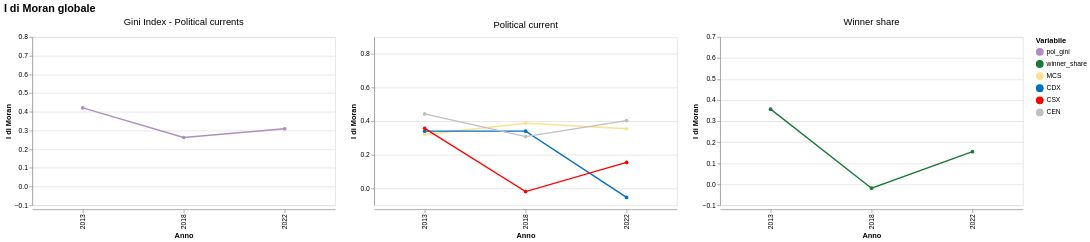

Specify this chart in Vega-Lite:
### Vega-Lite specification from a JSON file in a GitHub repository (floating-point values rounded to 4 significant figures)
{"usermeta": {"embedOptions": {"theme": "fivethirtyeight"}}, "config": {"view": {"continuousWidth": 300, "continuousHeight": 300}}, "data": {"name": "data-5b9dac60241140b8bfc4793737256e51"}, "facet": {"field": "group", "header": {"labelFontSize": 14}, "title": null, "type": "nominal"}, "spec": {"layer": [{"mark": {"type": "line", "point": true}, "encoding": {"color": {"field": "variable_label", "scale": {"domain": ["pol_gini", "winner_share", "MCS", "CDX", "CSX", "CEN"], "range": ["#af8dc3", "#1b7837", "#fee090", "#0070C0", "#FF0000", "#BFBFBF"]}, "title": "Variabile", "type": "nominal"}, "tooltip": [{"field": "CITY", "title": "Città", "type": "nominal"}, {"field": "variable", "title": "Variabile", "type": "nominal"}, {"field": "YEAR", "title": "Anno", "type": "ordinal"}, {"field": "moran_I", "format": ".3f", "title": "I di Moran", "type": "quantitative"}, {"field": "p_value", "format": ".3f", "title": "p-value", "type": "quantitative"}], "x": {"field": "YEAR", "title": "Anno", "type": "ordinal"}, "y": {"field": "moran_I", "title": "I di Moran", "type": "quantitative"}}, "transform": [{"joinaggregate": [{"op": "min", "field": "moran_I", "as": "y_min"}, {"op": "max", "field": "moran_I", "as": "y_max"}], "groupby": ["group"]}, {"filter": "(datum.CITY === Città)"}]}, {"mark": {"type": "rule", "opacity": 0}, "encoding": {"y": {"field": "y_min", "type": "quantitative"}, "y2": {"field": "y_max"}}, "transform": [{"joinaggregate": [{"op": "min", "field": "moran_I", "as": "y_min"}, {"op": "max", "field": "moran_I", "as": "y_max"}], "groupby": ["group"]}]}], "height": 250, "width": 450}, "columns": 3, "params": [{"name": "Città", "bind": {"input": "select", "options": ["Bologna", "Firenze", "Milano", "Napoli", "Roma", "Torino"], "name": "Città: "}, "value": "Bologna"}], "resolve": {"scale": {"y": "independent"}}, "title": {"text": "I di Moran globale", "fontSize": 16}, "$schema": "https://vega.github.io/schema/vega-lite/v5.20.1.json", "datasets": {"data-5b9dac60241140b8bfc4793737256e51": [{"CITY": "Bologna", "YEAR": 2013, "variable": "pol_gini", "moran_I": 0.4213, "p_value": 0.001, "z_score": 4.729, "expected_I": -0.0625, "n_areas": 17, "n_islands": 0.0, "n_components": 1.0, "note": "ok", "polar_80_20": 0.1418, "variable_label": "pol_gini", "group": "Gini Index - Political currents"}, {"CITY": "Bologna", "YEAR": 2018, "variable": "pol_gini", "moran_I": 0.2624, "p_value": 0.009, "z_score": 2.968, "expected_I": -0.0625, "n_areas": 17, "n_islands": 0.0, "n_components": 1.0, "note": "ok", "polar_80_20": 0.0795, "variable_label": "pol_gini", "group": "Gini Index - Political currents"}, {"CITY": "Bologna", "YEAR": 2022, "variable": "pol_gini", "moran_I": 0.3092, "p_value": 0.002, "z_score": 3.658, "expected_I": -0.0625, "n_areas": 17, "n_islands": 0.0, "n_components": 1.0, "note": "ok", "polar_80_20": 0.05236, "variable_label": "pol_gini", "group": "Gini Index - Political currents"}, {"CITY": "Firenze", "YEAR": 2013, "variable": "pol_gini", "moran_I": 0.3039, "p_value": 0.002, "z_score": 4.358, "expected_I": -0.01961, "n_areas": 52, "n_islands": 0.0, "n_components": 1.0, "note": "ok", "polar_80_20": 0.1078, "variable_label": "pol_gini", "group": "Gini Index - Political currents"}, {"CITY": "Firenze", "YEAR": 2018, "variable": "pol_gini", "moran_I": 0.4095, "p_value": 0.001, "z_score": 5.692, "expected_I": -0.01961, "n_areas": 52, "n_islands": 0.0, "n_components": 1.0, "note": "ok", "polar_80_20": 0.08046, "variable_label": "pol_gini", "group": "Gini Index - Political currents"}, {"CITY": "Firenze", "YEAR": 2022, "variable": "pol_gini", "moran_I": -0.08583, "p_value": 0.193, "z_score": -0.8838, "expected_I": -0.02, "n_areas": 51, "n_islands": 0.0, "n_components": 1.0, "note": "ok", "polar_80_20": 0.04824, "variable_label": "pol_gini", "group": "Gini Index - Political currents"}, {"CITY": "Milano", "YEAR": 2013, "variable": "pol_gini", "moran_I": 0.2334, "p_value": 0.003, "z_score": 3.586, "expected_I": -0.01493, "n_areas": 68, "n_islands": 0.0, "n_components": 1.0, "note": "ok", "polar_80_20": 0.04914, "variable_label": "pol_gini", "group": "Gini Index - Political currents"}, {"CITY": "Milano", "YEAR": 2018, "variable": "pol_gini", "moran_I": 0.7011, "p_value": 0.001, "z_score": 10.29, "expected_I": -0.01493, "n_areas": 68, "n_islands": 0.0, "n_components": 1.0, "note": "ok", "polar_80_20": 0.1243, "variable_label": "pol_gini", "group": "Gini Index - Political currents"}, {"CITY": "Milano", "YEAR": 2022, "variable": "pol_gini", "moran_I": 0.2556, "p_value": 0.002, "z_score": 3.887, "expected_I": -0.01493, "n_areas": 68, "n_islands": 0.0, "n_components": 1.0, "note": "ok", "polar_80_20": 0.0619, "variable_label": "pol_gini", "group": "Gini Index - Political currents"}, {"CITY": "Napoli", "YEAR": 2013, "variable": "pol_gini", "moran_I": 0.1131, "p_value": 0.074, "z_score": 1.597, "expected_I": -0.03571, "n_areas": 29, "n_islands": 0.0, "n_components": 1.0, "note": "ok", "polar_80_20": 0.07225, "variable_label": "pol_gini", "group": "Gini Index - Political currents"}, {"CITY": "Napoli", "YEAR": 2018, "variable": "pol_gini", "moran_I": 0.5153, "p_value": 0.001, "z_score": 6.075, "expected_I": -0.03571, "n_areas": 29, "n_islands": 0.0, "n_components": 1.0, "note": "ok", "polar_80_20": 0.1636, "variable_label": "pol_gini", "group": "Gini Index - Political currents"}, {"CITY": "Napoli", "YEAR": 2022, "variable": "pol_gini", "moran_I": 0.4778, "p_value": 0.001, "z_score": 5.76, "expected_I": -0.03571, "n_areas": 29, "n_islands": 0.0, "n_components": 1.0, "note": "ok", "polar_80_20": 0.2007, "variable_label": "pol_gini", "group": "Gini Index - Political currents"}, {"CITY": "Roma", "YEAR": 2013, "variable": "pol_gini", "moran_I": 0.3019, "p_value": 0.001, "z_score": 5.987, "expected_I": -0.0102, "n_areas": 99, "n_islands": 0.0, "n_components": 1.0, "note": "ok", "polar_80_20": 0.07039, "variable_label": "pol_gini", "group": "Gini Index - Political currents"}, {"CITY": "Roma", "YEAR": 2018, "variable": "pol_gini", "moran_I": 0.619, "p_value": 0.001, "z_score": 10.94, "expected_I": -0.0102, "n_areas": 99, "n_islands": 0.0, "n_components": 1.0, "note": "ok", "polar_80_20": 0.1308, "variable_label": "pol_gini", "group": "Gini Index - Political currents"}, {"CITY": "Roma", "YEAR": 2022, "variable": "pol_gini", "moran_I": 0.3678, "p_value": 0.001, "z_score": 6.978, "expected_I": -0.01031, "n_areas": 98, "n_islands": 0.0, "n_components": 1.0, "note": "ok", "polar_80_20": 0.0844, "variable_label": "pol_gini", "group": "Gini Index - Political currents"}, {"CITY": "Torino", "YEAR": 2013, "variable": "pol_gini", "moran_I": 0.2186, "p_value": 0.001, "z_score": 3.332, "expected_I": -0.01408, "n_areas": 72, "n_islands": 0.0, "n_components": 1.0, "note": "ok", "polar_80_20": 0.07119, "variable_label": "pol_gini", "group": "Gini Index - Political currents"}, {"CITY": "Torino", "YEAR": 2018, "variable": "pol_gini", "moran_I": 0.7142, "p_value": 0.001, "z_score": 10.53, "expected_I": -0.01408, "n_areas": 72, "n_islands": 0.0, "n_components": 1.0, "note": "ok", "polar_80_20": 0.1784, "variable_label": "pol_gini", "group": "Gini Index - Political currents"}, {"CITY": "Torino", "YEAR": 2022, "variable": "pol_gini", "moran_I": 0.3436, "p_value": 0.001, "z_score": 5.326, "expected_I": -0.01408, "n_areas": 72, "n_islands": 0.0, "n_components": 1.0, "note": "ok", "polar_80_20": 0.07377, "variable_label": "pol_gini", "group": "Gini Index - Political currents"}, {"CITY": "Bologna", "YEAR": 2013, "variable": "winner_share", "moran_I": 0.357, "p_value": 0.002, "z_score": 3.948, "expected_I": -0.0625, "n_areas": 17, "n_islands": 0.0, "n_components": 1.0, "note": "ok", "polar_80_20": 0.1215, "variable_label": "winner_share", "group": "Winner share"}, {"CITY": "Bologna", "YEAR": 2018, "variable": "winner_share", "moran_I": -0.01872, "p_value": 0.282, "z_score": 0.4669, "expected_I": -0.0625, "n_areas": 17, "n_islands": 0.0, "n_components": 1.0, "note": "ok", "polar_80_20": 0.0289, "variable_label": "winner_share", "group": "Winner share"}, {"CITY": "Bologna", "YEAR": 2022, "variable": "winner_share", "moran_I": 0.1548, "p_value": 0.033, "z_score": 2.05, "expected_I": -0.0625, "n_areas": 17, "n_islands": 0.0, "n_components": 1.0, "note": "ok", "polar_80_20": 0.04812, "variable_label": "winner_share", "group": "Winner share"}, {"CITY": "Firenze", "YEAR": 2013, "variable": "winner_share", "moran_I": 0.2467, "p_value": 0.002, "z_score": 3.457, "expected_I": -0.01961, "n_areas": 52, "n_islands": 0.0, "n_components": 1.0, "note": "ok", "polar_80_20": 0.08203, "variable_label": "winner_share", "group": "Winner share"}, {"CITY": "Firenze", "YEAR": 2018, "variable": "winner_share", "moran_I": 0.2088, "p_value": 0.004, "z_score": 3.014, "expected_I": -0.01961, "n_areas": 52, "n_islands": 0.0, "n_components": 1.0, "note": "ok", "polar_80_20": 0.07098, "variable_label": "winner_share", "group": "Winner share"}, {"CITY": "Firenze", "YEAR": 2022, "variable": "winner_share", "moran_I": -0.01974, "p_value": 0.475, "z_score": -0.01521, "expected_I": -0.02, "n_areas": 51, "n_islands": 0.0, "n_components": 1.0, "note": "ok", "polar_80_20": 0.05926, "variable_label": "winner_share", "group": "Winner share"}, {"CITY": "Milano", "YEAR": 2013, "variable": "winner_share", "moran_I": 0.02962, "p_value": 0.256, "z_score": 0.6453, "expected_I": -0.01493, "n_areas": 68, "n_islands": 0.0, "n_components": 1.0, "note": "ok", "polar_80_20": 0.03434, "variable_label": "winner_share", "group": "Winner share"}, {"CITY": "Milano", "YEAR": 2018, "variable": "winner_share", "moran_I": 0.5702, "p_value": 0.001, "z_score": 8.869, "expected_I": -0.01493, "n_areas": 68, "n_islands": 0.0, "n_components": 1.0, "note": "ok", "polar_80_20": 0.09536, "variable_label": "winner_share", "group": "Winner share"}, {"CITY": "Milano", "YEAR": 2022, "variable": "winner_share", "moran_I": 0.1787, "p_value": 0.006, "z_score": 2.779, "expected_I": -0.01493, "n_areas": 68, "n_islands": 0.0, "n_components": 1.0, "note": "ok", "polar_80_20": 0.0724, "variable_label": "winner_share", "group": "Winner share"}, {"CITY": "Napoli", "YEAR": 2013, "variable": "winner_share", "moran_I": -0.05276, "p_value": 0.456, "z_score": -0.1908, "expected_I": -0.03571, "n_areas": 29, "n_islands": 0.0, "n_components": 1.0, "note": "ok", "polar_80_20": 0.06305, "variable_label": "winner_share", "group": "Winner share"}, {"CITY": "Napoli", "YEAR": 2018, "variable": "winner_share", "moran_I": 0.5078, "p_value": 0.001, "z_score": 5.791, "expected_I": -0.03571, "n_areas": 29, "n_islands": 0.0, "n_components": 1.0, "note": "ok", "polar_80_20": 0.1789, "variable_label": "winner_share", "group": "Winner share"}, {"CITY": "Napoli", "YEAR": 2022, "variable": "winner_share", "moran_I": 0.5351, "p_value": 0.001, "z_score": 6.111, "expected_I": -0.03571, "n_areas": 29, "n_islands": 0.0, "n_components": 1.0, "note": "ok", "polar_80_20": 0.1551, "variable_label": "winner_share", "group": "Winner share"}, {"CITY": "Roma", "YEAR": 2013, "variable": "winner_share", "moran_I": 0.3277, "p_value": 0.001, "z_score": 6.057, "expected_I": -0.0102, "n_areas": 99, "n_islands": 0.0, "n_components": 1.0, "note": "ok", "polar_80_20": 0.064, "variable_label": "winner_share", "group": "Winner share"}, {"CITY": "Roma", "YEAR": 2018, "variable": "winner_share", "moran_I": 0.5313, "p_value": 0.001, "z_score": 9.862, "expected_I": -0.0102, "n_areas": 99, "n_islands": 0.0, "n_components": 1.0, "note": "ok", "polar_80_20": 0.08773, "variable_label": "winner_share", "group": "Winner share"}, {"CITY": "Roma", "YEAR": 2022, "variable": "winner_share", "moran_I": 0.3516, "p_value": 0.001, "z_score": 6.562, "expected_I": -0.01031, "n_areas": 98, "n_islands": 0.0, "n_components": 1.0, "note": "ok", "polar_80_20": 0.08898, "variable_label": "winner_share", "group": "Winner share"}, {"CITY": "Torino", "YEAR": 2013, "variable": "winner_share", "moran_I": 0.1628, "p_value": 0.011, "z_score": 2.618, "expected_I": -0.01408, "n_areas": 72, "n_islands": 0.0, "n_components": 1.0, "note": "ok", "polar_80_20": 0.04078, "variable_label": "winner_share", "group": "Winner share"}, {"CITY": "Torino", "YEAR": 2018, "variable": "winner_share", "moran_I": 0.6614, "p_value": 0.001, "z_score": 9.953, "expected_I": -0.01408, "n_areas": 72, "n_islands": 0.0, "n_components": 1.0, "note": "ok", "polar_80_20": 0.1186, "variable_label": "winner_share", "group": "Winner share"}, {"CITY": "Torino", "YEAR": 2022, "variable": "winner_share", "moran_I": 0.2896, "p_value": 0.001, "z_score": 4.486, "expected_I": -0.01408, "n_areas": 72, "n_islands": 0.0, "n_components": 1.0, "note": "ok", "polar_80_20": 0.07506, "variable_label": "winner_share", "group": "Winner share"}, {"CITY": "Bologna", "YEAR": 2013, "variable": "_MCS_share", "moran_I": 0.3206, "p_value": 0.001, "z_score": 3.603, "expected_I": -0.0625, "n_areas": 17, "n_islands": 0.0, "n_components": 1.0, "note": "ok", "polar_80_20": 0.03517, "variable_label": "MCS", "group": "Political current"}, {"CITY": "Bologna", "YEAR": 2018, "variable": "_MCS_share", "moran_I": 0.3877, "p_value": 0.001, "z_score": 4.455, "expected_I": -0.0625, "n_areas": 17, "n_islands": 0.0, "n_components": 1.0, "note": "ok", "polar_80_20": 0.08156, "variable_label": "MCS", "group": "Political current"}, {"CITY": "Bologna", "YEAR": 2022, "variable": "_MCS_share", "moran_I": 0.3549, "p_value": 0.001, "z_score": 3.797, "expected_I": -0.0625, "n_areas": 17, "n_islands": 0.0, "n_components": 1.0, "note": "ok", "polar_80_20": 0.03642, "variable_label": "MCS", "group": "Political current"}, {"CITY": "Firenze", "YEAR": 2013, "variable": "_MCS_share", "moran_I": 0.3943, "p_value": 0.001, "z_score": 5.509, "expected_I": -0.01961, "n_areas": 52, "n_islands": 0.0, "n_components": 1.0, "note": "ok", "polar_80_20": 0.03619, "variable_label": "MCS", "group": "Political current"}, {"CITY": "Firenze", "YEAR": 2018, "variable": "_MCS_share", "moran_I": 0.3074, "p_value": 0.001, "z_score": 4.575, "expected_I": -0.01961, "n_areas": 52, "n_islands": 0.0, "n_components": 1.0, "note": "ok", "polar_80_20": 0.07519, "variable_label": "MCS", "group": "Political current"}, {"CITY": "Firenze", "YEAR": 2022, "variable": "_MCS_share", "moran_I": 0.3693, "p_value": 0.001, "z_score": 5.088, "expected_I": -0.02, "n_areas": 51, "n_islands": 0.0, "n_components": 1.0, "note": "ok", "polar_80_20": 0.0407, "variable_label": "MCS", "group": "Political current"}, {"CITY": "Milano", "YEAR": 2013, "variable": "_MCS_share", "moran_I": 0.4775, "p_value": 0.001, "z_score": 7.144, "expected_I": -0.01493, "n_areas": 68, "n_islands": 0.0, "n_components": 1.0, "note": "ok", "polar_80_20": 0.05942, "variable_label": "MCS", "group": "Political current"}, {"CITY": "Milano", "YEAR": 2018, "variable": "_MCS_share", "moran_I": 0.6644, "p_value": 0.001, "z_score": 9.544, "expected_I": -0.01493, "n_areas": 68, "n_islands": 0.0, "n_components": 1.0, "note": "ok", "polar_80_20": 0.08918, "variable_label": "MCS", "group": "Political current"}, {"CITY": "Milano", "YEAR": 2022, "variable": "_MCS_share", "moran_I": 0.5466, "p_value": 0.001, "z_score": 8.538, "expected_I": -0.01493, "n_areas": 68, "n_islands": 0.0, "n_components": 1.0, "note": "ok", "polar_80_20": 0.05176, "variable_label": "MCS", "group": "Political current"}, {"CITY": "Napoli", "YEAR": 2013, "variable": "_MCS_share", "moran_I": 0.1404, "p_value": 0.042, "z_score": 1.853, "expected_I": -0.03571, "n_areas": 29, "n_islands": 0.0, "n_components": 1.0, "note": "ok", "polar_80_20": 0.03565, "variable_label": "MCS", "group": "Political current"}, {"CITY": "Napoli", "YEAR": 2018, "variable": "_MCS_share", "moran_I": 0.4664, "p_value": 0.001, "z_score": 5.162, "expected_I": -0.03571, "n_areas": 29, "n_islands": 0.0, "n_components": 1.0, "note": "ok", "polar_80_20": 0.1789, "variable_label": "MCS", "group": "Political current"}, {"CITY": "Napoli", "YEAR": 2022, "variable": "_MCS_share", "moran_I": 0.4926, "p_value": 0.001, "z_score": 5.805, "expected_I": -0.03571, "n_areas": 29, "n_islands": 0.0, "n_components": 1.0, "note": "ok", "polar_80_20": 0.2426, "variable_label": "MCS", "group": "Political current"}, {"CITY": "Roma", "YEAR": 2013, "variable": "_MCS_share", "moran_I": 0.781, "p_value": 0.001, "z_score": 14.0, "expected_I": -0.0102, "n_areas": 99, "n_islands": 0.0, "n_components": 1.0, "note": "ok", "polar_80_20": 0.1411, "variable_label": "MCS", "group": "Political current"}, {"CITY": "Roma", "YEAR": 2018, "variable": "_MCS_share", "moran_I": 0.8009, "p_value": 0.001, "z_score": 14.06, "expected_I": -0.0102, "n_areas": 99, "n_islands": 0.0, "n_components": 1.0, "note": "ok", "polar_80_20": 0.1976, "variable_label": "MCS", "group": "Political current"}, {"CITY": "Roma", "YEAR": 2022, "variable": "_MCS_share", "moran_I": 0.7633, "p_value": 0.001, "z_score": 14.07, "expected_I": -0.01031, "n_areas": 98, "n_islands": 0.0, "n_components": 1.0, "note": "ok", "polar_80_20": 0.08728, "variable_label": "MCS", "group": "Political current"}, {"CITY": "Torino", "YEAR": 2013, "variable": "_MCS_share", "moran_I": 0.6218, "p_value": 0.001, "z_score": 9.532, "expected_I": -0.01408, "n_areas": 72, "n_islands": 0.0, "n_components": 1.0, "note": "ok", "polar_80_20": 0.1019, "variable_label": "MCS", "group": "Political current"}, {"CITY": "Torino", "YEAR": 2018, "variable": "_MCS_share", "moran_I": 0.6723, "p_value": 0.001, "z_score": 10.11, "expected_I": -0.01408, "n_areas": 72, "n_islands": 0.0, "n_components": 1.0, "note": "ok", "polar_80_20": 0.1518, "variable_label": "MCS", "group": "Political current"}, {"CITY": "Torino", "YEAR": 2022, "variable": "_MCS_share", "moran_I": 0.6515, "p_value": 0.001, "z_score": 10.1, "expected_I": -0.01408, "n_areas": 72, "n_islands": 0.0, "n_components": 1.0, "note": "ok", "polar_80_20": 0.08095, "variable_label": "MCS", "group": "Political current"}, {"CITY": "Bologna", "YEAR": 2013, "variable": "_CDX_share", "moran_I": 0.3403, "p_value": 0.002, "z_score": 3.925, "expected_I": -0.0625, "n_areas": 17, "n_islands": 0.0, "n_components": 1.0, "note": "ok", "polar_80_20": 0.1011, "variable_label": "CDX", "group": "Political current"}, {"CITY": "Bologna", "YEAR": 2018, "variable": "_CDX_share", "moran_I": 0.3403, "p_value": 0.001, "z_score": 4.041, "expected_I": -0.0625, "n_areas": 17, "n_islands": 0.0, "n_components": 1.0, "note": "ok", "polar_80_20": 0.06741, "variable_label": "CDX", "group": "Political current"}, {"CITY": "Bologna", "YEAR": 2022, "variable": "_CDX_share", "moran_I": -0.05347, "p_value": 0.406, "z_score": 0.123, "expected_I": -0.0625, "n_areas": 17, "n_islands": 0.0, "n_components": 1.0, "note": "ok", "polar_80_20": 0.03367, "variable_label": "CDX", "group": "Political current"}, {"CITY": "Firenze", "YEAR": 2013, "variable": "_CDX_share", "moran_I": 0.1743, "p_value": 0.008, "z_score": 2.783, "expected_I": -0.01961, "n_areas": 52, "n_islands": 0.0, "n_components": 1.0, "note": "ok", "polar_80_20": 0.06612, "variable_label": "CDX", "group": "Political current"}, {"CITY": "Firenze", "YEAR": 2018, "variable": "_CDX_share", "moran_I": -0.06646, "p_value": 0.237, "z_score": -0.7246, "expected_I": -0.01961, "n_areas": 52, "n_islands": 0.0, "n_components": 1.0, "note": "ok", "polar_80_20": 0.05435, "variable_label": "CDX", "group": "Political current"}, {"CITY": "Firenze", "YEAR": 2022, "variable": "_CDX_share", "moran_I": 0.07286, "p_value": 0.111, "z_score": 1.256, "expected_I": -0.02, "n_areas": 51, "n_islands": 0.0, "n_components": 1.0, "note": "ok", "polar_80_20": 0.06401, "variable_label": "CDX", "group": "Political current"}, {"CITY": "Milano", "YEAR": 2013, "variable": "_CDX_share", "moran_I": 0.05784, "p_value": 0.145, "z_score": 1.087, "expected_I": -0.01493, "n_areas": 68, "n_islands": 0.0, "n_components": 1.0, "note": "ok", "polar_80_20": 0.04504, "variable_label": "CDX", "group": "Political current"}, {"CITY": "Milano", "YEAR": 2018, "variable": "_CDX_share", "moran_I": 0.1479, "p_value": 0.019, "z_score": 2.251, "expected_I": -0.01493, "n_areas": 68, "n_islands": 0.0, "n_components": 1.0, "note": "ok", "polar_80_20": 0.05432, "variable_label": "CDX", "group": "Political current"}, {"CITY": "Milano", "YEAR": 2022, "variable": "_CDX_share", "moran_I": 0.471, "p_value": 0.001, "z_score": 6.617, "expected_I": -0.01493, "n_areas": 68, "n_islands": 0.0, "n_components": 1.0, "note": "ok", "polar_80_20": 0.1069, "variable_label": "CDX", "group": "Political current"}, {"CITY": "Napoli", "YEAR": 2013, "variable": "_CDX_share", "moran_I": 0.2129, "p_value": 0.013, "z_score": 2.61, "expected_I": -0.03571, "n_areas": 29, "n_islands": 0.0, "n_components": 1.0, "note": "ok", "polar_80_20": 0.1227, "variable_label": "CDX", "group": "Political current"}, {"CITY": "Napoli", "YEAR": 2018, "variable": "_CDX_share", "moran_I": 0.009148, "p_value": 0.3, "z_score": 0.4181, "expected_I": -0.03571, "n_areas": 29, "n_islands": 0.0, "n_components": 1.0, "note": "ok", "polar_80_20": 0.08294, "variable_label": "CDX", "group": "Political current"}, {"CITY": "Napoli", "YEAR": 2022, "variable": "_CDX_share", "moran_I": 0.02774, "p_value": 0.209, "z_score": 0.7738, "expected_I": -0.03571, "n_areas": 29, "n_islands": 0.0, "n_components": 1.0, "note": "ok", "polar_80_20": 0.05782, "variable_label": "CDX", "group": "Political current"}, {"CITY": "Roma", "YEAR": 2013, "variable": "_CDX_share", "moran_I": 0.3942, "p_value": 0.001, "z_score": 7.04, "expected_I": -0.0102, "n_areas": 99, "n_islands": 0.0, "n_components": 1.0, "note": "ok", "polar_80_20": 0.08006, "variable_label": "CDX", "group": "Political current"}, {"CITY": "Roma", "YEAR": 2018, "variable": "_CDX_share", "moran_I": 0.3484, "p_value": 0.001, "z_score": 6.441, "expected_I": -0.0102, "n_areas": 99, "n_islands": 0.0, "n_components": 1.0, "note": "ok", "polar_80_20": 0.08319, "variable_label": "CDX", "group": "Political current"}, {"CITY": "Roma", "YEAR": 2022, "variable": "_CDX_share", "moran_I": 0.528, "p_value": 0.001, "z_score": 9.667, "expected_I": -0.01031, "n_areas": 98, "n_islands": 0.0, "n_components": 1.0, "note": "ok", "polar_80_20": 0.1304, "variable_label": "CDX", "group": "Political current"}, {"CITY": "Torino", "YEAR": 2013, "variable": "_CDX_share", "moran_I": 0.2754, "p_value": 0.001, "z_score": 4.492, "expected_I": -0.01408, "n_areas": 72, "n_islands": 0.0, "n_components": 1.0, "note": "ok", "polar_80_20": 0.0444, "variable_label": "CDX", "group": "Political current"}, {"CITY": "Torino", "YEAR": 2018, "variable": "_CDX_share", "moran_I": 0.3241, "p_value": 0.001, "z_score": 5.145, "expected_I": -0.01408, "n_areas": 72, "n_islands": 0.0, "n_components": 1.0, "note": "ok", "polar_80_20": 0.06248, "variable_label": "CDX", "group": "Political current"}, {"CITY": "Torino", "YEAR": 2022, "variable": "_CDX_share", "moran_I": 0.6268, "p_value": 0.001, "z_score": 9.511, "expected_I": -0.01408, "n_areas": 72, "n_islands": 0.0, "n_components": 1.0, "note": "ok", "polar_80_20": 0.132, "variable_label": "CDX", "group": "Political current"}, {"CITY": "Bologna", "YEAR": 2013, "variable": "_CSX_share", "moran_I": 0.357, "p_value": 0.002, "z_score": 4.131, "expected_I": -0.0625, "n_areas": 17, "n_islands": 0.0, "n_components": 1.0, "note": "ok", "polar_80_20": 0.1215, "variable_label": "CSX", "group": "Political current"}, {"CITY": "Bologna", "YEAR": 2018, "variable": "_CSX_share", "moran_I": -0.01872, "p_value": 0.327, "z_score": 0.3853, "expected_I": -0.0625, "n_areas": 17, "n_islands": 0.0, "n_components": 1.0, "note": "ok", "polar_80_20": 0.0289, "variable_label": "CSX", "group": "Political current"}, {"CITY": "Bologna", "YEAR": 2022, "variable": "_CSX_share", "moran_I": 0.1548, "p_value": 0.037, "z_score": 2.047, "expected_I": -0.0625, "n_areas": 17, "n_islands": 0.0, "n_components": 1.0, "note": "ok", "polar_80_20": 0.04812, "variable_label": "CSX", "group": "Political current"}, {"CITY": "Firenze", "YEAR": 2013, "variable": "_CSX_share", "moran_I": 0.1721, "p_value": 0.006, "z_score": 2.71, "expected_I": -0.01961, "n_areas": 52, "n_islands": 0.0, "n_components": 1.0, "note": "ok", "polar_80_20": 0.08203, "variable_label": "CSX", "group": "Political current"}, {"CITY": "Firenze", "YEAR": 2018, "variable": "_CSX_share", "moran_I": 0.2088, "p_value": 0.006, "z_score": 2.927, "expected_I": -0.01961, "n_areas": 52, "n_islands": 0.0, "n_components": 1.0, "note": "ok", "polar_80_20": 0.07098, "variable_label": "CSX", "group": "Political current"}, {"CITY": "Firenze", "YEAR": 2022, "variable": "_CSX_share", "moran_I": -0.05495, "p_value": 0.34, "z_score": -0.4697, "expected_I": -0.02, "n_areas": 51, "n_islands": 0.0, "n_components": 1.0, "note": "ok", "polar_80_20": 0.05948, "variable_label": "CSX", "group": "Political current"}, {"CITY": "Milano", "YEAR": 2013, "variable": "_CSX_share", "moran_I": 0.2193, "p_value": 0.004, "z_score": 3.571, "expected_I": -0.01493, "n_areas": 68, "n_islands": 0.0, "n_components": 1.0, "note": "ok", "polar_80_20": 0.0524, "variable_label": "CSX", "group": "Political current"}, {"CITY": "Milano", "YEAR": 2018, "variable": "_CSX_share", "moran_I": 0.6187, "p_value": 0.001, "z_score": 8.97, "expected_I": -0.01493, "n_areas": 68, "n_islands": 0.0, "n_components": 1.0, "note": "ok", "polar_80_20": 0.1449, "variable_label": "CSX", "group": "Political current"}, {"CITY": "Milano", "YEAR": 2022, "variable": "_CSX_share", "moran_I": 0.1974, "p_value": 0.003, "z_score": 3.172, "expected_I": -0.01493, "n_areas": 68, "n_islands": 0.0, "n_components": 1.0, "note": "ok", "polar_80_20": 0.08463, "variable_label": "CSX", "group": "Political current"}, {"CITY": "Napoli", "YEAR": 2013, "variable": "_CSX_share", "moran_I": 0.1799, "p_value": 0.023, "z_score": 2.24, "expected_I": -0.03571, "n_areas": 29, "n_islands": 0.0, "n_components": 1.0, "note": "ok", "polar_80_20": 0.1157, "variable_label": "CSX", "group": "Political current"}, {"CITY": "Napoli", "YEAR": 2018, "variable": "_CSX_share", "moran_I": 0.5704, "p_value": 0.001, "z_score": 6.721, "expected_I": -0.03571, "n_areas": 29, "n_islands": 0.0, "n_components": 1.0, "note": "ok", "polar_80_20": 0.1605, "variable_label": "CSX", "group": "Political current"}, {"CITY": "Napoli", "YEAR": 2022, "variable": "_CSX_share", "moran_I": 0.552, "p_value": 0.001, "z_score": 6.156, "expected_I": -0.03571, "n_areas": 29, "n_islands": 0.0, "n_components": 1.0, "note": "ok", "polar_80_20": 0.1235, "variable_label": "CSX", "group": "Political current"}, {"CITY": "Roma", "YEAR": 2013, "variable": "_CSX_share", "moran_I": 0.4162, "p_value": 0.001, "z_score": 7.706, "expected_I": -0.0102, "n_areas": 99, "n_islands": 0.0, "n_components": 1.0, "note": "ok", "polar_80_20": 0.1127, "variable_label": "CSX", "group": "Political current"}, {"CITY": "Roma", "YEAR": 2018, "variable": "_CSX_share", "moran_I": 0.704, "p_value": 0.001, "z_score": 12.66, "expected_I": -0.0102, "n_areas": 99, "n_islands": 0.0, "n_components": 1.0, "note": "ok", "polar_80_20": 0.2019, "variable_label": "CSX", "group": "Political current"}, {"CITY": "Roma", "YEAR": 2022, "variable": "_CSX_share", "moran_I": 0.494, "p_value": 0.001, "z_score": 8.822, "expected_I": -0.01031, "n_areas": 98, "n_islands": 0.0, "n_components": 1.0, "note": "ok", "polar_80_20": 0.1347, "variable_label": "CSX", "group": "Political current"}, {"CITY": "Torino", "YEAR": 2013, "variable": "_CSX_share", "moran_I": 0.1488, "p_value": 0.02, "z_score": 2.381, "expected_I": -0.01408, "n_areas": 72, "n_islands": 0.0, "n_components": 1.0, "note": "ok", "polar_80_20": 0.05446, "variable_label": "CSX", "group": "Political current"}, {"CITY": "Torino", "YEAR": 2018, "variable": "_CSX_share", "moran_I": 0.6954, "p_value": 0.001, "z_score": 10.54, "expected_I": -0.01408, "n_areas": 72, "n_islands": 0.0, "n_components": 1.0, "note": "ok", "polar_80_20": 0.1747, "variable_label": "CSX", "group": "Political current"}, {"CITY": "Torino", "YEAR": 2022, "variable": "_CSX_share", "moran_I": 0.5428, "p_value": 0.001, "z_score": 8.233, "expected_I": -0.01408, "n_areas": 72, "n_islands": 0.0, "n_components": 1.0, "note": "ok", "polar_80_20": 0.1278, "variable_label": "CSX", "group": "Political current"}, {"CITY": "Bologna", "YEAR": 2013, "variable": "_CEN_share", "moran_I": 0.4431, "p_value": 0.001, "z_score": 4.896, "expected_I": -0.0625, "n_areas": 17, "n_islands": 0.0, "n_components": 1.0, "note": "ok", "polar_80_20": 0.04554, "variable_label": "CEN", "group": "Political current"}, {"CITY": "Bologna", "YEAR": 2018, "variable": "_CEN_share", "moran_I": 0.3083, "p_value": 0.002, "z_score": 3.681, "expected_I": -0.0625, "n_areas": 17, "n_islands": 0.0, "n_components": 1.0, "note": "ok", "polar_80_20": 0.004212, "variable_label": "CEN", "group": "Political current"}, {"CITY": "Bologna", "YEAR": 2022, "variable": "_CEN_share", "moran_I": 0.4034, "p_value": 0.001, "z_score": 4.452, "expected_I": -0.0625, "n_areas": 17, "n_islands": 0.0, "n_components": 1.0, "note": "ok", "polar_80_20": 0.05844, "variable_label": "CEN", "group": "Political current"}, {"CITY": "Firenze", "YEAR": 2013, "variable": "_CEN_share", "moran_I": 0.4453, "p_value": 0.001, "z_score": 5.967, "expected_I": -0.01961, "n_areas": 52, "n_islands": 0.0, "n_components": 1.0, "note": "ok", "polar_80_20": 0.04704, "variable_label": "CEN", "group": "Political current"}, {"CITY": "Firenze", "YEAR": 2018, "variable": "_CEN_share", "moran_I": 0.04368, "p_value": 0.168, "z_score": 0.8386, "expected_I": -0.01961, "n_areas": 52, "n_islands": 0.0, "n_components": 1.0, "note": "ok", "polar_80_20": 0.004169, "variable_label": "CEN", "group": "Political current"}, {"CITY": "Firenze", "YEAR": 2022, "variable": "_CEN_share", "moran_I": 0.3096, "p_value": 0.001, "z_score": 4.297, "expected_I": -0.02, "n_areas": 51, "n_islands": 0.0, "n_components": 1.0, "note": "ok", "polar_80_20": 0.04506, "variable_label": "CEN", "group": "Political current"}, {"CITY": "Milano", "YEAR": 2013, "variable": "_CEN_share", "moran_I": 0.6902, "p_value": 0.001, "z_score": 10.21, "expected_I": -0.01493, "n_areas": 68, "n_islands": 0.0, "n_components": 1.0, "note": "ok", "polar_80_20": 0.06491, "variable_label": "CEN", "group": "Political current"}, {"CITY": "Milano", "YEAR": 2018, "variable": "_CEN_share", "moran_I": 0.02966, "p_value": 0.248, "z_score": 0.6555, "expected_I": -0.01493, "n_areas": 68, "n_islands": 0.0, "n_components": 1.0, "note": "ok", "polar_80_20": 0.007254, "variable_label": "CEN", "group": "Political current"}, {"CITY": "Milano", "YEAR": 2022, "variable": "_CEN_share", "moran_I": 0.6741, "p_value": 0.001, "z_score": 9.709, "expected_I": -0.01493, "n_areas": 68, "n_islands": 0.0, "n_components": 1.0, "note": "ok", "polar_80_20": 0.1046, "variable_label": "CEN", "group": "Political current"}, {"CITY": "Napoli", "YEAR": 2013, "variable": "_CEN_share", "moran_I": 0.2909, "p_value": 0.002, "z_score": 3.697, "expected_I": -0.03571, "n_areas": 29, "n_islands": 0.0, "n_components": 1.0, "note": "ok", "polar_80_20": 0.04127, "variable_label": "CEN", "group": "Political current"}, {"CITY": "Napoli", "YEAR": 2018, "variable": "_CEN_share", "moran_I": 0.2181, "p_value": 0.017, "z_score": 2.703, "expected_I": -0.03571, "n_areas": 29, "n_islands": 0.0, "n_components": 1.0, "note": "ok", "polar_80_20": 0.009125, "variable_label": "CEN", "group": "Political current"}, {"CITY": "Napoli", "YEAR": 2022, "variable": "_CEN_share", "moran_I": 0.3371, "p_value": 0.001, "z_score": 4.174, "expected_I": -0.03571, "n_areas": 29, "n_islands": 0.0, "n_components": 1.0, "note": "ok", "polar_80_20": 0.05284, "variable_label": "CEN", "group": "Political current"}, {"CITY": "Roma", "YEAR": 2013, "variable": "_CEN_share", "moran_I": 0.6425, "p_value": 0.001, "z_score": 11.17, "expected_I": -0.0102, "n_areas": 99, "n_islands": 0.0, "n_components": 1.0, "note": "ok", "polar_80_20": 0.05569, "variable_label": "CEN", "group": "Political current"}, {"CITY": "Roma", "YEAR": 2018, "variable": "_CEN_share", "moran_I": 0.1957, "p_value": 0.004, "z_score": 3.614, "expected_I": -0.0102, "n_areas": 99, "n_islands": 0.0, "n_components": 1.0, "note": "ok", "polar_80_20": 0.005644, "variable_label": "CEN", "group": "Political current"}, {"CITY": "Roma", "YEAR": 2022, "variable": "_CEN_share", "moran_I": 0.7327, "p_value": 0.001, "z_score": 12.67, "expected_I": -0.01031, "n_areas": 98, "n_islands": 0.0, "n_components": 1.0, "note": "ok", "polar_80_20": 0.09953, "variable_label": "CEN", "group": "Political current"}, {"CITY": "Torino", "YEAR": 2013, "variable": "_CEN_share", "moran_I": 0.4995, "p_value": 0.001, "z_score": 7.534, "expected_I": -0.01408, "n_areas": 72, "n_islands": 0.0, "n_components": 1.0, "note": "ok", "polar_80_20": 0.08249, "variable_label": "CEN", "group": "Political current"}, {"CITY": "Torino", "YEAR": 2018, "variable": "_CEN_share", "moran_I": 0.02763, "p_value": 0.227, "z_score": 0.6932, "expected_I": -0.01408, "n_areas": 72, "n_islands": 0.0, "n_components": 1.0, "note": "ok", "polar_80_20": 0.004643, "variable_label": "CEN", "group": "Political current"}, {"CITY": "Torino", "YEAR": 2022, "variable": "_CEN_share", "moran_I": 0.6022, "p_value": 0.001, "z_score": 9.116, "expected_I": -0.01408, "n_areas": 72, "n_islands": 0.0, "n_components": 1.0, "note": "ok", "polar_80_20": 0.1022, "variable_label": "CEN", "group": "Political current"}]}}
